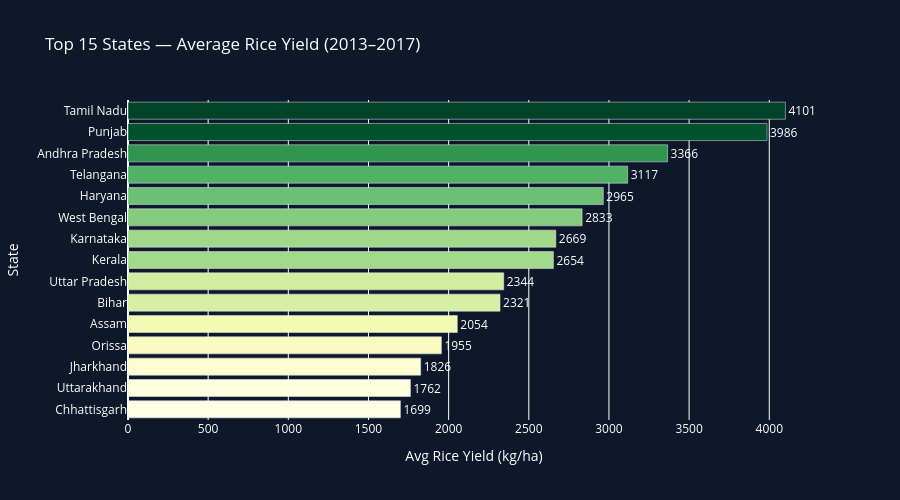

Source (notebook cell):
### Code cell
#PLOTLY CHART: STATE YIELD COMPARISON

# Sort by the correct column name
# Sort by the correct column name
state_rice_sorted = state_rice.sort_values('avg_rice_yield_kgpha', ascending=True).tail(15)

fig = px.bar(
    state_rice_sorted,
    x='avg_rice_yield_kgpha',
    y='state',
    orientation='h',
    color='avg_rice_yield_kgpha',
    color_continuous_scale='YlGn',
    title='Top 15 States — Average Rice Yield (2013–2017)',
    labels={'avg_rice_yield_kgpha': 'Avg Rice Yield (kg/ha)', 'state': 'State'},
    text='avg_rice_yield_kgpha',
)
fig.update_layout(
    plot_bgcolor='#0F172A',
    paper_bgcolor='#0F172A',
    font_color='white',
    height=500,
    coloraxis_showscale=False,
)
fig.update_traces(texttemplate='%{text:.0f}', textposition='outside')
fig.show()
fig.write_html("chart_rice_yield_by_state.html")
print("Chart saved!")

### Figure 1 — Plotly figure (JSON) as saved in the notebook; plotly's stock layout.template omitted (floating-point values rounded to 4 significant figures)
{"data": [{"alignmentgroup": "True", "hovertemplate": "Avg Rice Yield (kg/ha)=%{marker.color}<br>State=%{y}<extra></extra>", "legendgroup": "", "marker": {"color": [1699.0, 1762.0, 1826.0, 1955.0, 2054.0, 2320.0, 2344.0, 2654.0, 2669.0, 2833.0, 2965.0, 3117.0, 3366.0, 3986.0, 4101.0], "coloraxis": "coloraxis", "pattern": {"shape": ""}}, "name": "", "offsetgroup": "", "orientation": "h", "showlegend": false, "text": [1699.0, 1762.0, 1826.0, 1955.0, 2054.0, 2320.0, 2344.0, 2654.0, 2669.0, 2833.0, 2965.0, 3117.0, 3366.0, 3986.0, 4101.0], "textposition": "outside", "texttemplate": "%{text:.0f}", "type": "bar", "x": [1699.0, 1762.0, 1826.0, 1955.0, 2054.0, 2320.0, 2344.0, 2654.0, 2669.0, 2833.0, 2965.0, 3117.0, 3366.0, 3986.0, 4101.0], "xaxis": "x", "y": ["Chhattisgarh", "Uttarakhand", "Jharkhand", "Orissa", "Assam", "Bihar", "Uttar Pradesh", "Kerala", "Karnataka", "West Bengal", "Haryana", "Telangana", "Andhra Pradesh", "Punjab", "Tamil Nadu"], "yaxis": "y"}], "layout": {"barmode": "relative", "coloraxis": {"colorbar": {"title": {"text": "Avg Rice Yield (kg/ha)"}}, "colorscale": [[0, "rgb(255,255,229)"], [0.125, "rgb(247,252,185)"], [0.25, "rgb(217,240,163)"], [0.375, "rgb(173,221,142)"], [0.5, "rgb(120,198,121)"], [0.625, "rgb(65,171,93)"], [0.75, "rgb(35,132,67)"], [0.875, "rgb(0,104,55)"], [1, "rgb(0,69,41)"]], "showscale": false}, "font": {"color": "white"}, "height": 500, "legend": {"tracegroupgap": 0}, "paper_bgcolor": "#0F172A", "plot_bgcolor": "#0F172A", "title": {"text": "Top 15 States — Average Rice Yield (2013–2017)"}, "xaxis": {"anchor": "y", "domain": [0, 1], "title": {"text": "Avg Rice Yield (kg/ha)"}}, "yaxis": {"anchor": "x", "domain": [0, 1], "title": {"text": "State"}}}}
